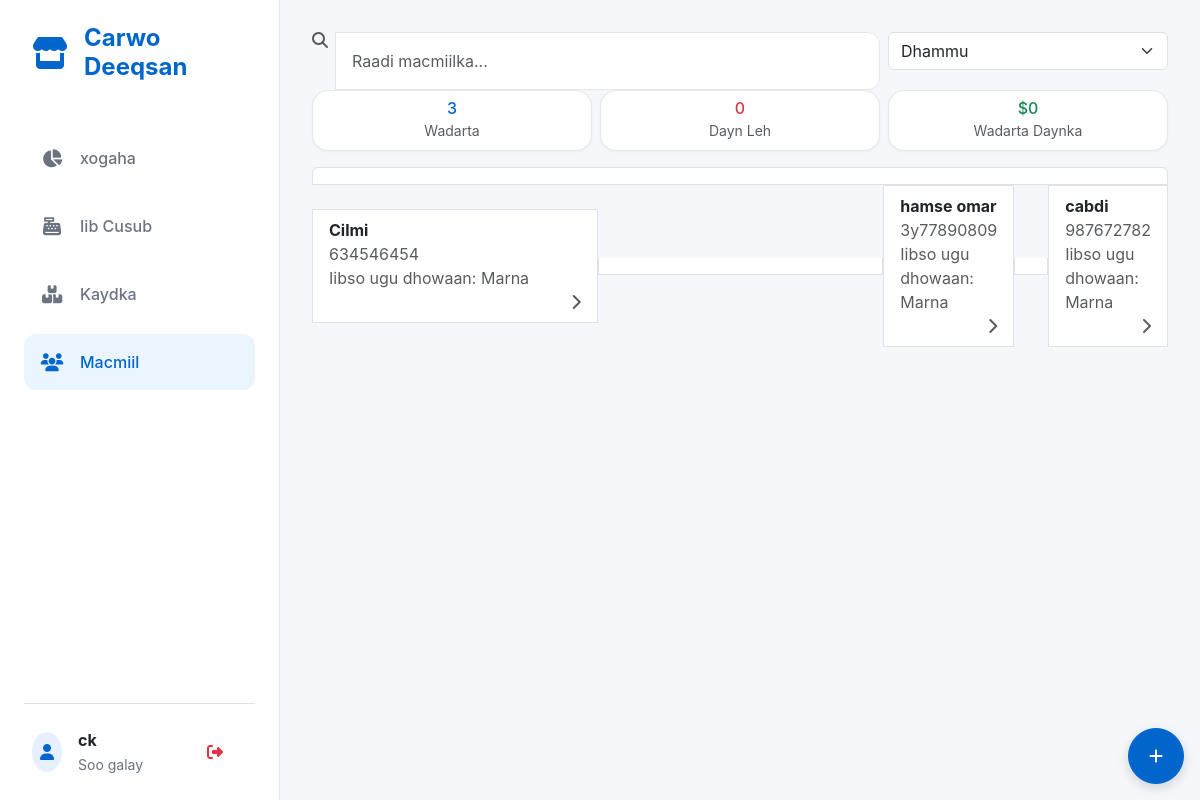
The page /customers/ (signed in) on the database its author committed.
### core/models.py (models this page shows, shortened)
class User(AbstractUser):
    phone = models.CharField(max_length=15, blank=True, null=True)
    date_created = models.DateTimeField(auto_now_add=True)
    date_updated = models.DateTimeField(auto_now=True)
    class Meta:
        verbose_name = "Admin User"
        verbose_name_plural = "Admin Users"

class Customer(models.Model):
    name = models.CharField(max_length=200, blank=True, null=True)
    phone = models.CharField(max_length=15, blank=True, null=True) # Unique constraint relaxed by migration
    total_debt_usd = models.DecimalField(max_digits=10, decimal_places=2, default=0.00, help_text="Total debt in USD")
    total_debt_sos = models.DecimalField(max_digits=10, decimal_places=2, default=0.00, help_text="Total debt in SOS")
    total_debt_etb = models.DecimalField(max_digits=10, decimal_places=2, default=0.00, help_text="Total debt in ETB")
    date_created = models.DateTimeField(auto_now_add=True)
    last_purchase_date = models.DateTimeField(null=True, blank=True)
    is_active = models.BooleanField(default=True)
    class Meta:
        verbose_name = "Customer"
        verbose_name_plural = "Customers"
    @property
    def total_debt(self):
        return self.total_debt_sos
    @classmethod
    def get_total_debt_sos(cls):
        return cls.objects.aggregate(total=Sum('total_debt_sos'))['total'] or Decimal('0.00')
    @classmethod
    def get_customers_with_debt(cls):
        from django.db.models import Q
        return cls.objects.filter(
            Q(total_debt_usd__gt=0) | Q(total_debt_sos__gt=0) | Q(total_debt_etb__gt=0)
        ).order_by('-total_debt_usd', '-total_debt_sos', '-total_debt_etb')

### core/views.py (the view)
# urls.py: path('customers/', views.customers_list, name='customers_list'),
@superuser_required
def customers_list(request):
    customers = Customer.objects.all().order_by('-date_created')
    search = request.GET.get('search', '')
    if search:
        customers = customers.filter(
            Q(name__icontains=search) |
            Q(phone__icontains=search)
        )
    debt_filter = request.GET.get('debt_filter', '')
    if debt_filter == 'has_debt':
        customers = customers.filter(total_debt__gt=0)
    elif debt_filter == 'no_debt':
        customers = customers.filter(total_debt=0)
    paginator = Paginator(customers, 20)
    page_number = request.GET.get('page')
    page_obj = paginator.get_page(page_number)
    total_customers = Customer.objects.count()
    customers_with_debt = Customer.get_customers_with_debt().count()
    total_debt = Customer.get_total_debt_sos()
    context = {
        'customers': page_obj,
        'search': search,
        'debt_filter': debt_filter,
        'total_customers': total_customers,
        'customers_with_debt': customers_with_debt,
        'total_debt': total_debt,
    }
    return render(request, 'core/customers_list.html', context)

### core/permissions_policy.py (called while the page is built)
    def process_response(self, request, response):
        existing = response.get('Permissions-Policy')
        policy = "camera=(self)"
        if existing:
            if 'camera=' not in existing:
                response['Permissions-Policy'] = f"{existing}, {policy}"
        else:
            response['Permissions-Policy'] = policy
        return response

### core/views.py (called while the page is built)
def superuser_required(view_func):
    @wraps(view_func)
    def _wrapped_view(request, *args, **kwargs):
        if not request.user.is_authenticated:
            messages.error(request, "Authentication required.")
            return redirect('admin:login')
        if not request.user.is_superuser:
            messages.error(request, "Superuser privileges required.")
            return redirect('core:dashboard')
        return view_func(request, *args, **kwargs)
    return _wrapped_view

### core/templates/core/customers_list.html (shortened to what this page needs)
{% extends 'core/base.html' %}
{% load static %}
{% block content %}
<div class="container-fluid p-0">
    <div class="search-bar">
        <div class="row g-2">
            <div class="col-8">
                <div class="input-group">
                    <i class="fas fa-search text-muted me-2"></i>
                    <input type="text" id="customerSearch" class="form-control"
                           placeholder="Raadi macmiilka..." autocomplete="off">
                </div>
            </div>
            <div class="col-4">
                <select class="form-select" id="debtFilter">
                    <option value="">Dhammu</option>
                </select>
            </div>
        </div>
    </div>
    <div class="row g-2 mb-3">
        <div class="col-4">
            <div class="card text-center">
                <div class="card-body p-2">
                    <h6 class="mb-0 text-primary">{{ total_customers }}</h6>
                    <small class="text-muted">Wadarta</small>
                </div>
            </div>
        </div>
        <div class="col-4">
            <div class="card text-center">
                <div class="card-body p-2">
                    <h6 class="mb-0 text-danger">{{ customers_with_debt }}</h6>
                    <small class="text-muted">Dayn Leh</small>
                </div>
            </div>
        </div>
        <div class="col-4">
            <div class="card text-center">
                <div class="card-body p-2">
                    <h6 class="mb-0 text-success">${{ total_debt|floatformat:0 }}</h6>
                    <small class="text-muted">Wadarta Daynka</small>
                </div>
            </div>
        </div>
    </div>
    <div id="customersList">
        {% if customers %}
        <div class="list-group">
            {% for customer in customers %}
            <a href="{% url 'core:customer_detail' customer.id %}" class="list-group-item list-group-item-action text-decoration-none">
                <div class="d-flex justify-content-between align-items-center">
                    <div class="flex-grow-1">
                        <div class="d-flex align-items-center">
                            <div class="fw-bold">{{ customer.name }}</div>
                        </div>
                        <div class="text-muted">{{ customer.phone }}</div>
                        <div class="text-muted">
                            Iibso ugu dhowaan: {{ customer.last_purchase_date|date:"M d, Y"|default:"Marna" }}
                    </div>
                    <div class="text-end">
                        <div class="text-muted">
                            <i class="fas fa-chevron-right"></i>
                        </div>
                    </div>
                </div>
            </a>
            {% endfor %}
        </div>
        {% endif %}
    </div>
    <div class="position-fixed bottom-0 end-0 p-3" style="z-index: 1000;">
        <a href="{% url 'core:create_customer' %}" class="btn btn-primary rounded-circle"
           style="width: 56px; height: 56px; box-shadow: 0 4px 12px rgba(0,0,0,0.15);">
            <i class="fas fa-plus"></i>
        </a>
    </div>
</div>
{% endblock %}

### core/templates/core/base.html (shortened to what this page needs)
<!DOCTYPE html>
<html lang="so">
<head>
    <link href="https://cdn.jsdelivr.net/npm/bootstrap@5.3.0/dist/css/bootstrap.min.css" rel="stylesheet">
    <link rel="stylesheet" href="https://cdnjs.cloudflare.com/ajax/libs/font-awesome/6.4.0/css/all.min.css">
    <link rel="stylesheet" href="https://cdnjs.cloudflare.com/ajax/libs/animate.css/4.1.1/animate.min.css" />
</head>
<body>
    <div class="app-shell">
        <nav class="desktop-sidebar">
            <div class="mb-5 px-2">
                <a href="{% url 'core:dashboard' %}"
                    class="d-flex align-items-center text-primary text-decoration-none">
                    <i class="fas fa-store fa-2x me-3"></i>
                    <span class="h4 mb-0 fw-bold">Carwo Deeqsan</span>
                </a>
            </div>
            <div class="d-flex flex-column gap-2 flex-grow-1">
                <a href="{% url 'core:dashboard' %}"
                    class="nav-item {% if request.resolver_match.url_name == 'dashboard' %}active{% endif %}">
                    <i class="fas fa-chart-pie"></i> xogaha
                </a>
                {% if user.is_superuser or user.can_sell %}
                <a href="{% url 'core:create_sale' %}"
                    class="nav-item {% if request.resolver_match.url_name == 'create_sale' %}active{% endif %}">
                    <i class="fas fa-cash-register"></i> Iib Cusub
                </a>
                {% endif %}
                {% if user.is_superuser or user.can_restock %}
                <a href="{% url 'core:inventory_list' %}"
                    class="nav-item {% if request.resolver_match.url_name == 'inventory_list' %}active{% endif %}">
                    <i class="fas fa-boxes"></i> Kaydka
                </a>
                {% endif %}
                <a href="{% url 'core:customers_list' %}"
                    class="nav-item {% if request.resolver_match.url_name == 'customers_list' %}active{% endif %}">
                    <i class="fas fa-users"></i> Macmiil
                </a>
            </div>
            <div class="mt-auto pt-4 border-top">
                <div class="d-flex align-items-center justify-content-between px-2">
                    <div class="d-flex align-items-center">
                        <div class="bg-primary bg-opacity-10 text-primary rounded-circle p-2 me-3"><i
                                class="fas fa-user"></i></div>
                        <div>
                            <div class="fw-bold text-dark">{{ user.get_full_name|default:user.username }}</div>
                            <small class="text-secondary">Soo galay</small>
                        </div>
                    </div>
                    <form method="post" action="{% url 'logout' %}">{% csrf_token %}<button type="submit"
                            class="btn btn-sm btn-outline-danger border-0"><i class="fas fa-sign-out-alt"></i></button>
                    </form>
                </div>
            </div>
        </nav>
        <main class="main-content">
            {% block content %}{% endblock %}
        </main>
    </div>
</body>
</html>

### core/templates/core/customers_list.html (style rules this page uses)
.container-fluid { padding-bottom: 120px !important; }

### rows shown on the page
User: get_full_name "ck"
Customer: name "Cilmi", phone "634546454", last_purchase_date "Marna"
Customer: name "hamse omar", phone "3y77890809", last_purchase_date "Marna"
Customer: name "cabdi", phone "987672782", last_purchase_date "Marna"

### other values the page prints
{{ total_customers }} "3"
{{ customers_with_debt }} "0"
{{ total_debt|floatformat:0 }} "0"
